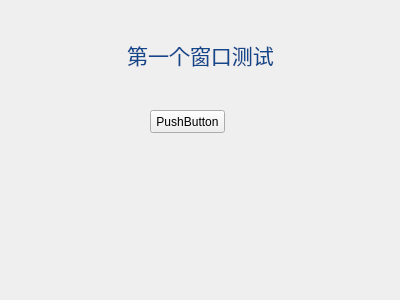
<?xml version="1.0" encoding="UTF-8"?>
<ui version="4.0">
 <class>Form</class>
 <widget class="QWidget" name="Form">
  <property name="geometry">
   <rect>
    <x>0</x>
    <y>0</y>
    <width>400</width>
    <height>300</height>
   </rect>
  </property>
  <property name="windowTitle">
   <string>Form</string>
  </property>
  <widget class="QLabel" name="label">
   <property name="geometry">
    <rect>
     <x>100</x>
     <y>20</y>
     <width>201</width>
     <height>71</height>
    </rect>
   </property>
   <property name="text">
    <string>&lt;html&gt;&lt;head/&gt;&lt;body&gt;&lt;p align=&quot;center&quot;&gt;&lt;span style=&quot; font-size:16pt; color:#12478c;&quot;&gt;第一个窗口测试&lt;/span&gt;&lt;/p&gt;&lt;/body&gt;&lt;/html&gt;</string>
   </property>
  </widget>
  <widget class="QPushButton" name="pushButton">
   <property name="geometry">
    <rect>
     <x>150</x>
     <y>110</y>
     <width>75</width>
     <height>23</height>
    </rect>
   </property>
   <property name="text">
    <string>PushButton</string>
   </property>
  </widget>
 </widget>
 <resources/>
 <connections>
  <connection>
   <sender>pushButton</sender>
   <signal>clicked()</signal>
   <receiver>Form</receiver>
   <slot>firstPyQt5_button_click()</slot>
   <hints>
    <hint type="sourcelabel">
     <x>193</x>
     <y>113</y>
    </hint>
    <hint type="destinationlabel">
     <x>263</x>
     <y>207</y>
    </hint>
   </hints>
  </connection>
 </connections>
 <slots>
  <slot>firstPyQt5_button_click()</slot>
 </slots>
</ui>
